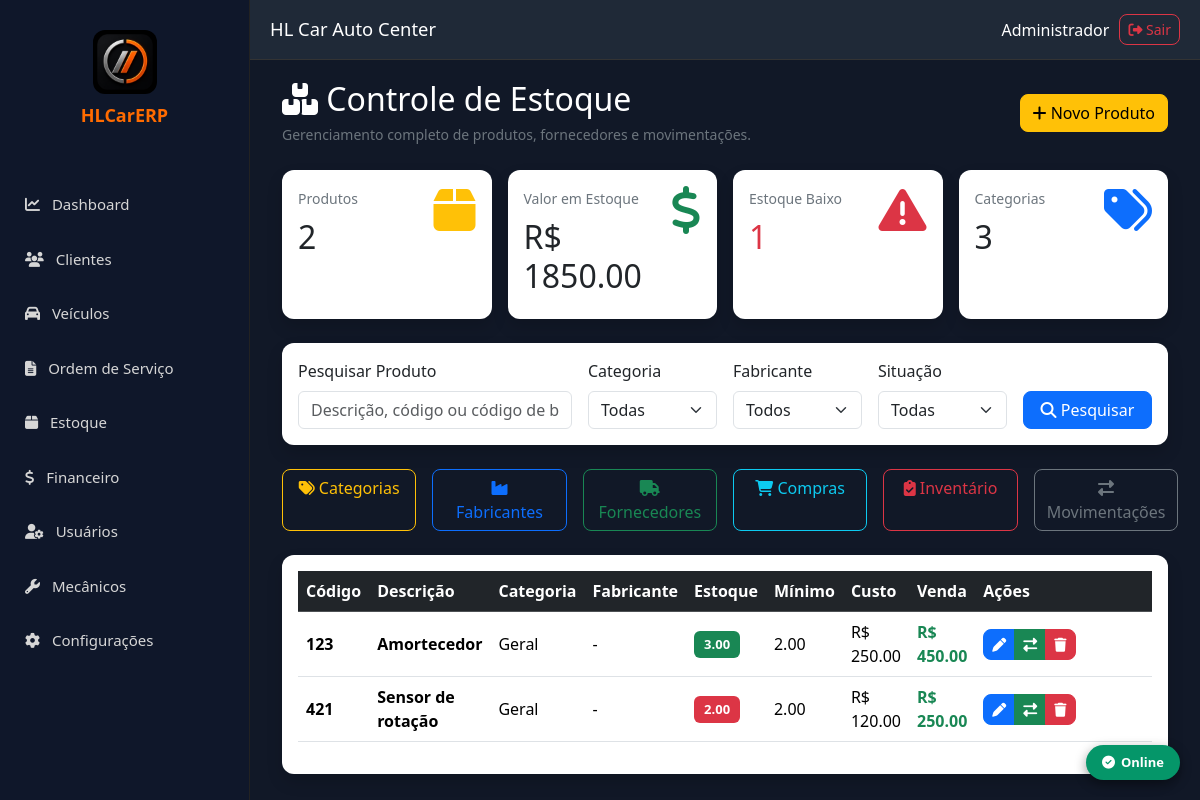
Screenshot of /estoque (signed in) with the database file from the repository.
### models.py (models this page shows)
class Produto(db.Model):
    __tablename__ = "produtos"
    id = db.Column(db.Integer, primary_key=True)
    empresa_id = db.Column(db.Integer, db.ForeignKey("empresas.id"), nullable=False, index=True)
    categoria_id = db.Column(db.Integer, db.ForeignKey("categorias.id"), nullable=False, index=True)
    codigo = db.Column(db.String(30), nullable=False)
    codigo_barras = db.Column(db.String(100))
    descricao = db.Column(db.String(250), nullable=False)
    descricao_reduzida = db.Column(db.String(120))
    referencia = db.Column(db.String(100))
    unidade = db.Column(db.String(10), nullable=False, default="UN")
    ncm = db.Column(db.String(20))
    cest = db.Column(db.String(20))
    peso = db.Column(Numeric(18, 3), default=0)
    localizacao = db.Column(db.String(80))
    controla_estoque = db.Column(db.Boolean, default=True, nullable=False)
    permite_venda = db.Column(db.Boolean, default=True, nullable=False)
    estoque_minimo = db.Column(Numeric(18, 3), default=0)
    estoque_maximo = db.Column(Numeric(18, 3), default=0)
    estoque_atual = db.Column(Numeric(18, 3), default=0)
    estoque_reservado = db.Column(Numeric(18, 3), default=0)
    preco_compra = db.Column(Numeric(18, 2), default=0)
    preco_venda = db.Column(Numeric(18, 2), default=0)
    margem_padrao = db.Column(Numeric(18, 2), default=0)
    ativo = db.Column(db.Boolean, default=True, nullable=False)
    criado_em = db.Column(db.DateTime, default=datetime.utcnow)
    alterado_em = db.Column(db.DateTime, default=datetime.utcnow, onupdate=datetime.utcnow)
    empresa = db.relationship("Empresa")
    categoria = db.relationship("Categoria")
    fornecedores = db.relationship(
        "ProdutoFornecedor",
        back_populates="produto",
        cascade="all, delete-orphan"
    )
    __table_args__ = (
        UniqueConstraint("empresa_id", "codigo", name="uk_produto_codigo_empresa"),
        UniqueConstraint("empresa_id", "codigo_barras", name="uk_produto_barra_empresa"),
        Index("idx_produto_descricao", "empresa_id", "descricao"),
    )

class Categoria(db.Model):
    __tablename__ = "categorias"
    id = db.Column(db.Integer, primary_key=True)
    empresa_id = db.Column(db.Integer, db.ForeignKey("empresas.id"), nullable=False)
    nome = db.Column(db.String(120), nullable=False)
    descricao = db.Column(db.String(255))
    ativo = db.Column(db.Boolean, default=True, nullable=False)
    criado_em = db.Column(db.DateTime, default=datetime.utcnow)
    alterado_em = db.Column(db.DateTime, default=datetime.utcnow, onupdate=datetime.utcnow)
    empresa = db.relationship("Empresa")
    __table_args__ = (
        UniqueConstraint("empresa_id", "nome", name="uk_categoria_empresa"),
    )

### app.py (the view)
@app.route("/estoque")
@login_required
def estoque():
    try:
        lista_produtos = Produto.query.order_by(Produto.descricao).all()
    except Exception:
        lista_produtos = []
    try:
        categorias = Categoria.query.order_by(Categoria.nome).all()
    except Exception:
        categorias = []
    try:
        fabricantes = Fabricante.query.order_by(Fabricante.nome).all()
    except Exception:
        fabricantes = []
    try:
        fornecedores = Fornecedor.query.order_by(Fornecedor.razao_social).all()
    except Exception:
        fornecedores = []
    total_produtos = len(lista_produtos)
    valor_total_estoque = 0
    estoque_baixo = 0
    for p in lista_produtos:
        try:
            estoque_atual = float(getattr(p, "estoque_atual", 0) or 0)
            preco = float(getattr(p, "preco_venda", 0) or 0)
            valor_total_estoque += estoque_atual * preco
            minimo = float(getattr(p, "estoque_minimo", 0) or 0)
            if estoque_atual <= minimo:
                estoque_baixo += 1
        except Exception:
            pass
    return render_template(
        "estoque.html",
        produtos=lista_produtos,
        categorias=categorias,
        fabricantes=fabricantes,
        fornecedores=fornecedores,
        total_produtos=total_produtos,
        valor_total_estoque=valor_total_estoque,
        estoque_baixo=estoque_baixo,
        total_categorias=len(categorias)
    )

### app.py (called while the page is built)
def login_required(f):
    @wraps(f)
    def decorated_function(*args, **kwargs):
        if "usuario_id" not in session:
            return redirect("/login")
        return f(*args, **kwargs)
    return decorated_function

### templates/estoque.html (shortened to what this page needs)
{% extends "base.html" %}
{% block conteudo %}
<div class="container-fluid">
    <div class="d-flex justify-content-between align-items-center mb-4">
        <div>
            <h2 class="text-white mb-1">
                <i class="fa fa-boxes"></i>
                Controle de Estoque
            </h2>
            <small class="text-secondary">
                Gerenciamento completo de produtos, fornecedores e movimentações.
            </small>
        </div>
        <div>
            <a href="/produtos/novo" class="btn btn-warning">
                <i class="fa fa-plus"></i>
                Novo Produto
            </a>
        </div>
    </div>
    <div class="row g-3 mb-4">
        <div class="col-lg-3">
            <div class="card border-0 shadow h-100">
                <div class="card-body">
                    <div class="d-flex justify-content-between">
                        <div>
                            <small class="text-secondary">Produtos</small>
                            <h2 class="mt-2">{{ total_produtos }}</h2>
                        </div>
                        <div>
                            <i class="fa fa-box fa-3x text-warning"></i>
                        </div>
                    </div>
                </div>
            </div>
        </div>
        <div class="col-lg-3">
            <div class="card border-0 shadow h-100">
                <div class="card-body">
                    <div class="d-flex justify-content-between">
                        <div>
                            <small class="text-secondary">Valor em Estoque</small>
                            <h2 class="mt-2">
                                R$ {{ "%.2f"|format(valor_total_estoque or 0) }}
                            </h2>
                        </div>
                        <div>
                            <i class="fa fa-dollar-sign fa-3x text-success"></i>
                        </div>
                    </div>
                </div>
            </div>
        </div>
        <div class="col-lg-3">
            <div class="card border-0 shadow h-100">
                <div class="card-body">
                    <div class="d-flex justify-content-between">
                        <div>
                            <small class="text-secondary">Estoque Baixo</small>
                            <h2 class="mt-2 text-danger">{{ estoque_baixo or 0 }}</h2>
                        </div>
                        <div>
                            <i class="fa fa-triangle-exclamation fa-3x text-danger"></i>
                        </div>
                    </div>
                </div>
            </div>
        </div>
        <div class="col-lg-3">
            <div class="card border-0 shadow h-100">
                <div class="card-body">
                    <div class="d-flex justify-content-between">
                        <div>
                            <small class="text-secondary">Categorias</small>
                            <h2 class="mt-2">{{ total_categorias or 0 }}</h2>
                        </div>
                        <div>
                            <i class="fa fa-tags fa-3x text-primary"></i>
                        </div>
                    </div>
                </div>
            </div>
        </div>
    </div>
    <div class="card border-0 shadow mb-4">
        <div class="card-body">
            <div class="row g-3 align-items-end">
                <div class="col-lg-4">
                    <label class="form-label">Pesquisar Produto</label>
                    <input type="text" class="form-control" id="pesquisaProduto"
                           placeholder="Descrição, código ou código de barras...">
                </div>
                <div class="col-lg-2">
                    <label class="form-label">Categoria</label>
                    <select class="form-select" id="categoriaFiltro">
                        <option value="">Todas</option>
                    </select>
                </div>
                <div class="col-lg-2">
                    <label class="form-label">Fabricante</label>
                    <select class="form-select" id="fabricanteFiltro">
                        <option value="">Todos</option>
                    </select>
                </div>
                <div class="col-lg-2">
                    <label class="form-label">Situação</label>
                    <select class="form-select" id="situacaoFiltro">
                        <option value="">Todas</option>
                    </select>
                </div>
                <div class="col-lg-2 d-grid">
                    <button class="btn btn-primary" type="button">
                        <i class="fa fa-search"></i>
                        Pesquisar
                    </button>
                </div>
            </div>
        </div>
    </div>
    <div class="row g-3 mb-4">
        <div class="col-lg-2 d-grid">
            <a href="/categorias" class="btn btn-outline-warning">
                <i class="fa fa-tags"></i> Categorias
            </a>
        </div>
        <div class="col-lg-2 d-grid">
            <a href="/fabricantes" class="btn btn-outline-primary">
                <i class="fa fa-industry"></i> Fabricantes
            </a>
        </div>
        <div class="col-lg-2 d-grid">
            <a href="/fornecedores" class="btn btn-outline-success">
                <i class="fa fa-truck"></i> Fornecedores
            </a>
        </div>
        <div class="col-lg-2 d-grid">
            <a href="/compras" class="btn btn-outline-info">
                <i class="fa fa-cart-shopping"></i> Compras
            </a>
        </div>
        <div class="col-lg-2 d-grid">
            <a href="/inventario" class="btn btn-outline-danger">
                <i class="fa fa-clipboard-check"></i> Inventário
            </a>
        </div>
        <div class="col-lg-2 d-grid">
            <a href="/movimentacoes" class="btn btn-outline-secondary">
                <i class="fa fa-right-left"></i> Movimentações
            </a>
        </div>
    </div>
    <div class="card border-0 shadow">
        <div class="card-body">
            <div class="table-responsive">
                <table class="table table-hover align-middle" id="tabelaProdutos">
                    <thead class="table-dark">
                        <tr>
                            <th>Código</th>
                            <th>Descrição</th>
                            <th>Categoria</th>
                            <th>Fabricante</th>
                            <th>Estoque</th>
                            <th>Mínimo</th>
                            <th>Custo</th>
                            <th>Venda</th>
                            <th width="220">Ações</th>
                        </tr>
                    </thead>
                    <tbody>
                    {% for produto in produtos %}
                        <tr>
                            <td><strong>{{ produto.codigo or '-' }}</strong></td>
                            <td>
                                <strong>{{ produto.descricao }}</strong>
                            </td>
                            <td>
                                {% if produto.categoria %}
                                    {{ produto.categoria.nome or produto.categoria.descricao or '-' }}
                                {% else %}
                                    -
                                {% endif %}
                            </td>
                            <td>
                                {% if produto.fabricante %}
                                    {{ produto.fabricante.nome }}
                                {% else %}
                                    -
                                {% endif %}
                            </td>
                            <td>
                                {% set qtd = produto.estoque_atual or 0 %}
                                {% set minimo = produto.estoque_minimo or 0 %}
                                {% if qtd <= minimo %}
                                    <span class="badge bg-danger">{{ "%.2f"|format(qtd) }}</span>
                                {% else %}
                                    <span class="badge bg-success">{{ "%.2f"|format(qtd) }}</span>
                                {% endif %}
                            </td>
                            <td>{{ "%.2f"|format(produto.estoque_minimo or 0) }}</td>
                            <td>
                                R$ {{ "%.2f"|format(produto.preco_compra or 0) }}
                            </td>
                            <td>
                                <strong class="text-success">
                                    R$ {{ "%.2f"|format(produto.preco_venda or 0) }}
                                </strong>
                            </td>
                            <td>
                                <div class="btn-group btn-group-sm">
                                    <a href="/produtos/editar/{{ produto.id }}" class="btn btn-primary" title="Editar">
                                        <i class="fa fa-pen"></i>
                                    </a>
                                    <a href="/movimentacoes" class="btn btn-success" title="Movimentações">
                                        <i class="fa fa-right-left"></i>
                                    </a>
                                    <a href="/produtos/excluir/{{ produto.id }}"
                                       class="btn btn-danger"
                                       onclick="return confirm('Deseja realmente excluir este produto?')"
                                       title="Excluir">
                                        <i class="fa fa-trash"></i>
                                    </a>
                                </div>
                            </td>
                        </tr>
                    {% endfor %}
                    </tbody>
                </table>
            </div>
        </div>
    </div>
</div>
{% endblock %}

### templates/base.html (style rules this page uses)
* { margin:0; padding:0; box-sizing:border-box; font-family:Segoe UI,Tahoma,Geneva,Verdana,sans-serif; }
body { background:#111827; overflow-x:hidden; }
.table-responsive { overflow-x:auto; -webkit-overflow-scrolling:touch; }
.table-dark th, .table-dark td { white-space:nowrap; }

### templates/estoque.html (style rules this page uses)
.table td { vertical-align: middle; }
.card { border-radius: 12px; }
.btn { border-radius: 8px; }
.badge { font-size: 13px; padding: 7px 10px; }

### rows the page displays
Produto: codigo "123", descricao "Amortecedor", categoria "Geral", estoque_atual "3.00", estoque_minimo "2.00", preco_compra "250.00", preco_venda "450.00"
Produto: codigo "421", descricao "Sensor de rotação", categoria "Geral", estoque_atual "2.00", estoque_minimo "2.00", preco_compra "120.00", preco_venda "250.00"

### other values shown
{{ session.get('usuario_nome', 'Usuário') }} "Administrador"
{{ total_produtos }} "2"
{{ "%.2f"|format(valor_total_estoque or 0) }} "1850.00"
{{ estoque_baixo or 0 }} "1"
{{ total_categorias or 0 }} "3"
